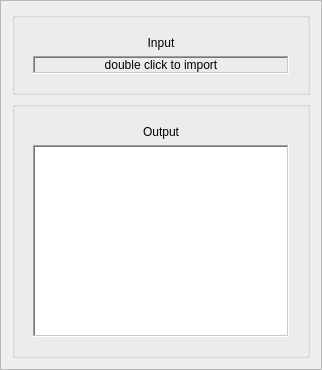
         <widget class="QFrame" name="frame_5">
          <property name="frameShape">
           <enum>QFrame::StyledPanel</enum>
          </property>
          <property name="frameShadow">
           <enum>QFrame::Raised</enum>
          </property>
          <layout class="QVBoxLayout" name="verticalLayout_28">
           <item>
            <widget class="QGroupBox" name="groupBox_3">
             <property name="title">
              <string/>
             </property>
             <layout class="QGridLayout" name="gridLayout_22">
              <item row="1" column="0">
               <layout class="QVBoxLayout" name="verticalLayout">
                <property name="spacing">
                 <number>0</number>
                </property>
                <item>
                 <layout class="QVBoxLayout" name="verticalLayout_10">
                  <item>
                   <widget class="QGroupBox" name="groupBox">
                    <property name="minimumSize">
                     <size>
                      <width>250</width>
                      <height>0</height>
                     </size>
                    </property>
                    <property name="styleSheet">
                     <string notr="true">QGroupBox {
    border: none; /* or border: 0; */
}

QGroupBox::title {
    subcontrol-origin: margin;
    subcontrol-position: top left;
    padding: 0 5px; /* Optional padding for the title */
}

</string>
                    </property>
                    <property name="title">
                     <string/>
                    </property>
                    <layout class="QVBoxLayout" name="verticalLayout_5">
                     <item>
                      <widget class="QLabel" name="label_5">
                       <property name="maximumSize">
                        <size>
                         <width>16777215</width>
                         <height>20</height>
                        </size>
                       </property>
                       <property name="text">
                        <string>Input</string>
                       </property>
                       <property name="alignment">
                        <set>Qt::AlignCenter</set>
                       </property>
                      </widget>
                     </item>
                     <item>
                      <widget class="QLabel" name="input_img1">
                       <property name="sizePolicy">
                        <sizepolicy hsizetype="Preferred" vsizetype="Preferred">
                         <horstretch>0</horstretch>
                         <verstretch>0</verstretch>
                        </sizepolicy>
                       </property>
                       <property name="minimumSize">
                        <size>
                         <width>0</width>
                         <height>0</height>
                        </size>
                       </property>
                       <property name="maximumSize">
                        <size>
                         <width>16777215</width>
                         <height>16777215</height>
                        </size>
                       </property>
                       <property name="frameShape">
                        <enum>QFrame::WinPanel</enum>
                       </property>
                       <property name="frameShadow">
                        <enum>QFrame::Sunken</enum>
                       </property>
                       <property name="text">
                        <string>double click to import</string>
                       </property>
                       <property name="scaledContents">
                        <bool>false</bool>
                       </property>
                       <property name="alignment">
                        <set>Qt::AlignCenter</set>
                       </property>
                      </widget>
                     </item>
                    </layout>
                   </widget>
                  </item>
                 </layout>
                </item>
               </layout>
              </item>
             </layout>
            </widget>
           </item>
           <item>
            <widget class="QGroupBox" name="groupBox_4">
             <property name="title">
              <string/>
             </property>
             <layout class="QGridLayout" name="gridLayout_23">
              <item row="1" column="0">
               <layout class="QVBoxLayout" name="verticalLayout_7">
                <property name="spacing">
                 <number>0</number>
                </property>
                <item>
                 <layout class="QVBoxLayout" name="verticalLayout_12">
                  <item>
                   <widget class="QGroupBox" name="groupBox_2">
                    <property name="minimumSize">
                     <size>
                      <width>250</width>
                      <height>0</height>
                     </size>
                    </property>
                    <property name="styleSheet">
                     <string notr="true">QGroupBox {
    border: none; /* or border: 0; */
}

QGroupBox::title {
    subcontrol-origin: margin;
    subcontrol-position: top left;
    padding: 0 5px; /* Optional padding for the title */
}

</string>
                    </property>
                    <property name="title">
                     <string/>
                    </property>
                    <layout class="QVBoxLayout" name="verticalLayout_3">
                     <item>
                      <widget class="QLabel" name="label_7">
                       <property name="maximumSize">
                        <size>
                         <width>16777215</width>
                         <height>20</height>
                        </size>
                       </property>
                       <property name="text">
                        <string>Output</string>
                       </property>
                       <property name="alignment">
                        <set>Qt::AlignCenter</set>
                       </property>
                      </widget>
                     </item>
                     <item>
                      <widget class="QGraphicsView" name="output_img1_GV">
                       <property name="sizePolicy">
                        <sizepolicy hsizetype="Preferred" vsizetype="Preferred">
                         <horstretch>0</horstretch>
                         <verstretch>0</verstretch>
                        </sizepolicy>
                       </property>
                       <property name="frameShape">
                        <enum>QFrame::WinPanel</enum>
                       </property>
                       <property name="frameShadow">
                        <enum>QFrame::Sunken</enum>
                       </property>
                      </widget>
                     </item>
                    </layout>
                   </widget>
                  </item>
                 </layout>
                </item>
               </layout>
              </item>
             </layout>
            </widget>
           </item>
          </layout>
         </widget>
